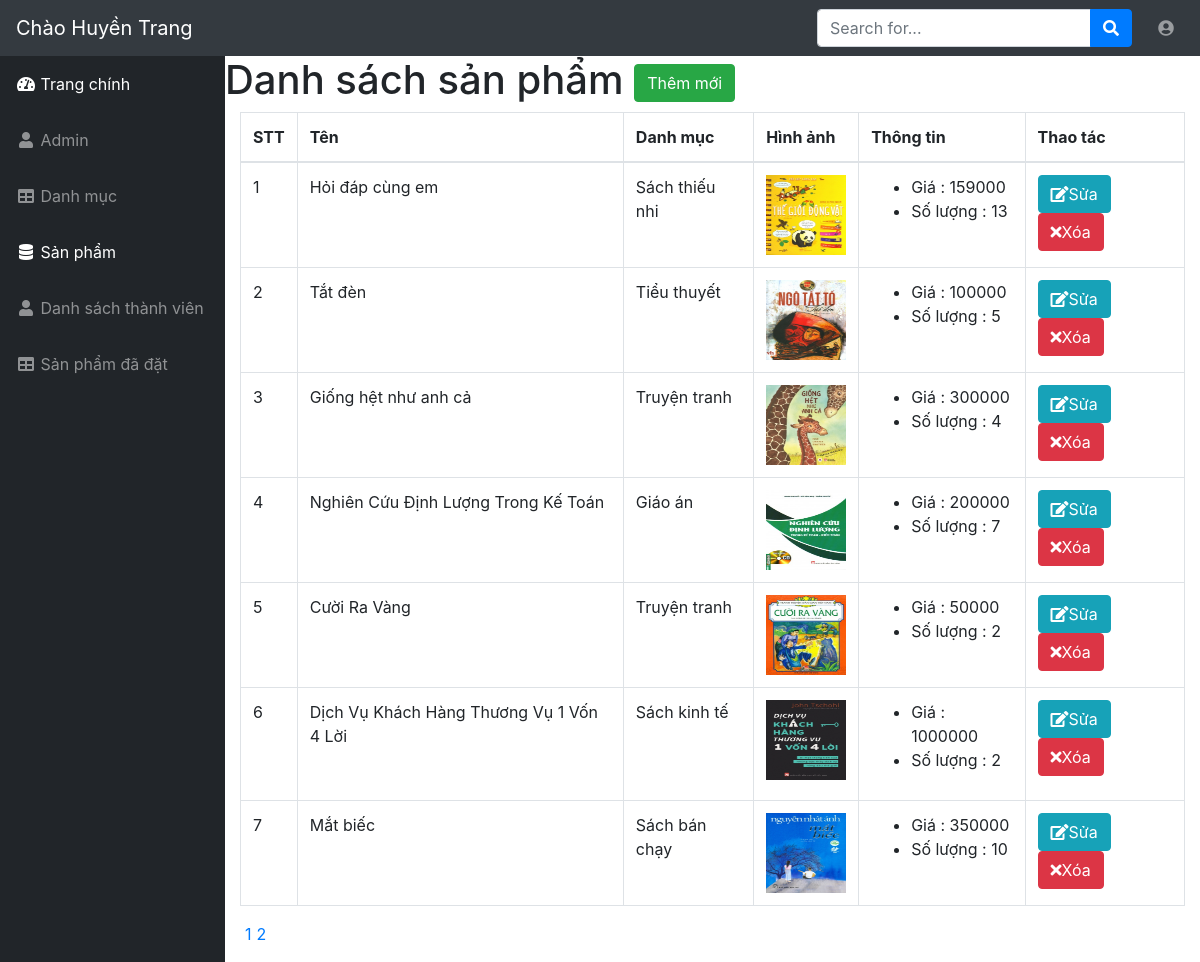
The app's page /admin/modules/product/index.php (signed in), older data.
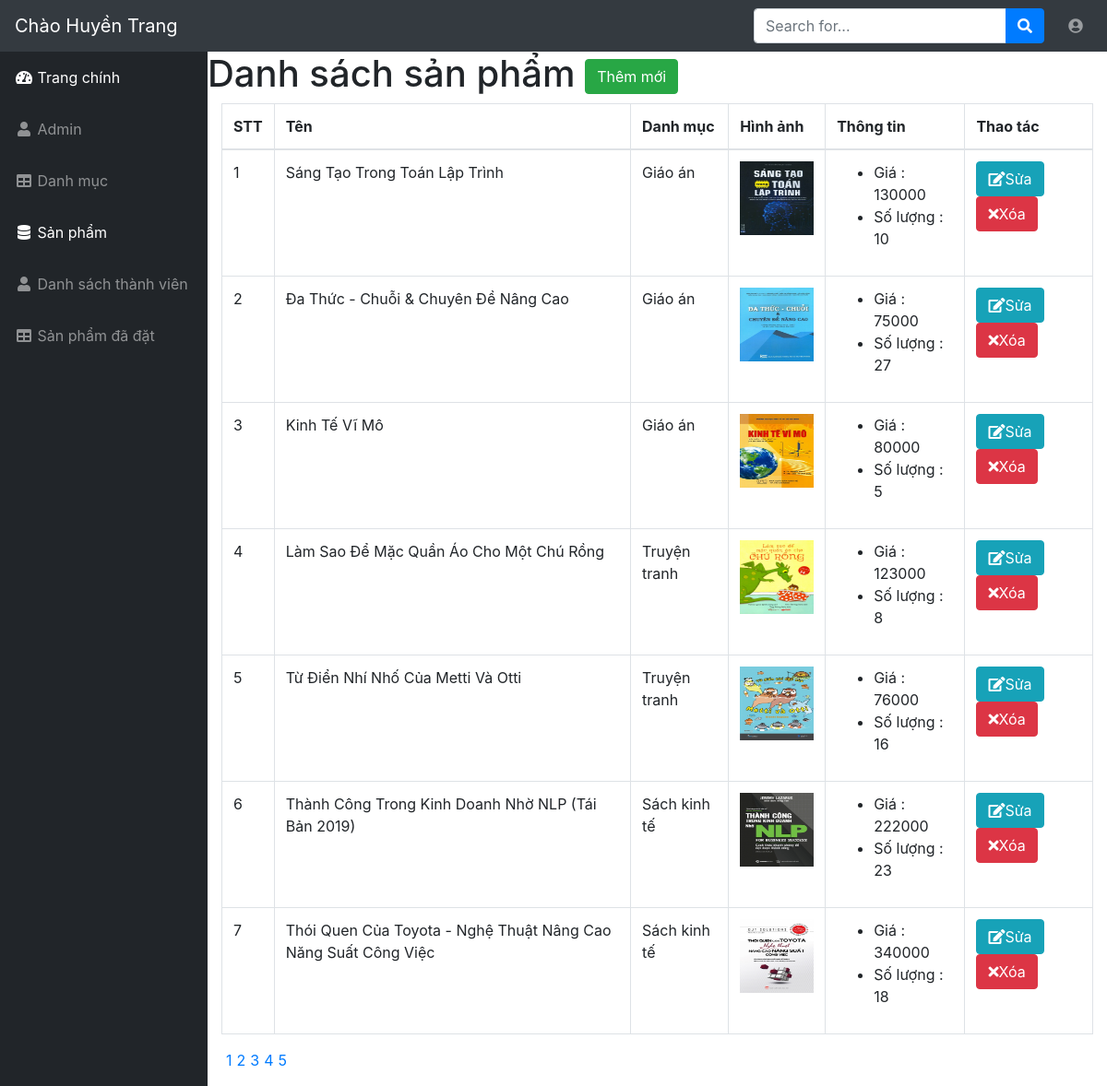
The same page, newer data.
### tables this page shows
CREATE TABLE `product` (
  `id` int(11) NOT NULL,
  `name` varchar(100) DEFAULT NULL,
  `slug` varchar(100) DEFAULT NULL,
  `price` int(11) DEFAULT NULL,
  `sale` tinyint(4) DEFAULT '0',
  `thunbar` varchar(100) DEFAULT NULL,
  `category_id` int(11) DEFAULT NULL,
  `content` varchar(255) DEFAULT NULL,
  `number` int(11) NOT NULL DEFAULT '0',
  `head` int(11) DEFAULT '0',
  `view` int(11) DEFAULT '0',
  `hot` tinyint(4) DEFAULT '0',
  `pay` int(11) DEFAULT '0',
  `created_at` timestamp NULL DEFAULT CURRENT_TIMESTAMP ON UPDATE CURRENT_TIMESTAMP,
  `updated_at` timestamp NULL DEFAULT CURRENT_TIMESTAMP
);

CREATE TABLE `category` (
  `id` int(11) NOT NULL,
  `name` varchar(100) DEFAULT NULL,
  `slug` varchar(100) DEFAULT NULL,
  `images` varchar(100) DEFAULT NULL,
  `banner` varchar(100) DEFAULT NULL,
  `home` tinyint(4) DEFAULT '0',
  `status` tinyint(4) DEFAULT '1',
  `created_at` timestamp NULL DEFAULT CURRENT_TIMESTAMP ON UPDATE CURRENT_TIMESTAMP,
  `updated_at` timestamp NULL DEFAULT CURRENT_TIMESTAMP ON UPDATE CURRENT_TIMESTAMP
);

### libraries/database.php (called while the page is built, shortened)
<?php
    class Database
    {
        public $link;
        public function __construct()
        {
            $this->link = mysqli_connect("localhost","root","","bookstore") or die ();
            mysqli_set_charset($this->link,"utf8");
        }
        public function countTable($table)
        {
            $sql = "SELECT id FROM  {$table}";
            $result = mysqli_query($this->link, $sql) or die("Lỗi Truy Vấn countTable----" .mysqli_error($this->link));
            $num = mysqli_num_rows($result);
            return $num;
        }
         public  function fetchJone($table,$sql ,$page = 0,$row ,$pagi = false )
        {
            $data = [];
            if ($pagi == true )
            {
                $total = $this->countTable($table);
                $sotrang = ceil($total / $row);
                $start = ($page - 1 ) * $row ;
                $sql .= " LIMIT $start,$row";
                $data = [ "page" => $sotrang];
                $result = mysqli_query($this->link,$sql) or die("Lỗi truy vấn fetchJone ---- " .mysqli_error($this->link));
            }
            else
            {
                $result = mysqli_query($this->link,$sql) or die("Lỗi truy vấn fetchJone ---- " .mysqli_error($this->link));
            }
            if( $result)
            {
                while ($num = mysqli_fetch_assoc($result))
                {
                    $data[] = $num;
                }
            }
            return $data;
        }
    }
?>

### admin/autoload/autoload.php (called while the page is built, shortened)
<?php
    require_once  __DIR__. "/../../libraries/database.php";
    $db = new database;
 ?>

### admin/modules/product/index.php (the view, shortened to what the changed rows need)
<?php
    require_once  __DIR__. "/../../autoload/autoload.php";
    if(isset($_GET['page']))
    {
        $p = $_GET['page'];
    }
    else
    {
        $p = 1;
    }
    $sql = "SELECT product.*,category.name as category_id FROM product
            LEFT JOIN category on category.id = product.category_id ORDER BY ID DESC ";
    $product = $db->fetchJone('product',$sql,$p,7,true);
    if(isset($product['page']))
    {
        $sotrang = $product['page'];
        unset($product['page']);
    }
 ?>
<?php require_once  __DIR__. "/../../layouts/header.php";   ?>
            <div class="container"><div class="row">
                <div class="col-1g-12">
                    <h1 class="page-header">
                        Danh sách sản phẩm
                        <a href="add.php" class="btn btn-success">Thêm mới</a>
                    </h1>
                </div>
            </div>
                    <div class="row">
                        <div class="col-md-12">
                            <div class="table-responsive">
                                <table class="table table-bordered table-hover" >
                                    <thead>
                                        <tr>
                                            <th>STT</th>
                                            <th>Tên</th>
                                            <th>Danh mục</th>
                                            <th>Hình ảnh</th>
                                            <th>Thông tin</th>
                                            <th>Thao tác</th>
                                        </tr>
                                    </thead>
                                    <tbody>
                                        <?php $stt = 1; foreach ($product as $item): ?>
                                            <tr>
                                            <td><?php echo $stt ?></td>
                                            <td><?php echo $item['name']; ?></td>
                                            <td><?php echo $item['category_id'] ?></td>
                                            <td>
                                                <img src="../../../public/uploads/product/<?php echo $item['thunbar']?>" width="80px" height="80px" >
                                            </td>
                                            <td>
                                                <ul>
                                                    <li>Giá : <?php echo $item['price']; ?></li>
                                                    <li>Số lượng : <?php echo $item['number'] ?></li>
                                                </ul>
                                            </td>
                                            <td>
                                                <a class="btn btn-xs btn-info" href="edit.php?id=<?php echo $item['id'] ?>"><i class="fa fa-edit"></i>Sửa</a>
                                                <a class="btn btn-xs btn-danger" href="delete.php?id=<?php echo $item['id'] ?>"><i class="fa fa-times"></i>Xóa</a>
                                            </td>
                                        </tr class="btn btn-xs btn-info">
                                       <?php $stt++ ;endforeach ?>
                                    </tbody>
                                </table>
                                <div class="pull-right clearfix">
                                <nav aria-label="Page navigation example">
                                <ul class="pagination">
                                    <li>
                                        <?php for ($i=1; $i <= $sotrang ; $i++) : ?>
                                        <?php
                                            if(isset($_GET['page']))
                                            {
                                                $p = $_GET['page'];
                                            }
                                            else
                                            {
                                                $p = 1;
                                            }
                                         ?>
                                         <li class="<?php echo ($i == $p) ?'active' : '' ?> " style="margin-left: 5px ">
                                            <a href="?page=<?php echo $i;?>"><?php echo $i;?> </a>
                                         </li>
                                     <?php endfor; ?>
                                    </li>
                                </ul>
                            </nav>
                                </div>
                            </div>
                           </div>
                        </div>
                    </div>
                </div>
  <?php require_once  __DIR__. "/../../layouts/footer.php";   ?>

Row changes from the older to the newer data that the page shows:
no longer on this page (row unchanged): product: name "Hỏi đáp cùng em", category.name "Sách thiếu nhi", thunbar (picture), price "159000", number "13"
no longer on this page (row unchanged): product: name "Tắt đèn", category.name "Tiểu thuyết", thunbar (picture), price "100000", number "5"
no longer on this page (row edited): product: name "Giống hệt như anh cả", category.name "Truyện tranh", thunbar (picture), price "300000", number "4"
no longer on this page (row unchanged): product: name "Nghiên Cứu Định Lượng Trong Kế Toán", category.name "Giáo án", thunbar (picture), price "200000", number "7"
no longer on this page (row unchanged): product: name "Cười Ra Vàng", category.name "Truyện tranh", thunbar (picture), price "50000", number "2"
no longer on this page (row unchanged): product: name "Dịch Vụ Khách Hàng Thương Vụ 1 Vốn 4 Lời", category.name "Sách kinh tế", thunbar (picture), price "1000000", number "2"
no longer on this page (row unchanged): product: name "Mắt biếc", category.name "Sách bán chạy", thunbar (picture), price "350000", number "10"
added product: name "Sáng Tạo Trong Toán Lập Trình", category.name "Giáo án", thunbar (picture), price "130000", number "10"
added product: name "Đa Thức - Chuỗi & Chuyên Đề Nâng Cao", category.name "Giáo án", thunbar (picture), price "75000", number "27"
added product: name "Kinh Tế Vĩ Mô", category.name "Giáo án", thunbar (picture), price "80000", number "5"
added product: name "Làm Sao Để Mặc Quần Áo Cho Một Chú Rồng", category.name "Truyện tranh", thunbar (picture), price "123000", number "8"
added product: name "Từ Điển Nhí Nhố Của Metti Và Otti", category.name "Truyện tranh", thunbar (picture), price "76000", number "16"
added product: name "Thành Công Trong Kinh Doanh Nhờ NLP (Tái Bản 2019)", category.name "Sách kinh tế", thunbar (picture), price "222000", number "23"
added product: name "Thói Quen Của Toyota - Nghệ Thuật Nâng Cao Năng Suất Công Việc", category.name "Sách kinh tế", thunbar (picture), price "340000", number "18"
Text that changed along with them:
new list line: "3"
new list line: "4"
new list line: "5"
